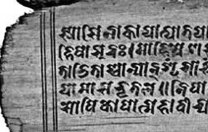
#> input picture Lab8/palmleaf1.png, 208 x 132 px
$ jupyter execute assignment.ipynb
#> lines starting #> are read from the running program, lines starting #| are printed output that depends on the picture; after the words box and inside, x2 and y2 are one past the last pixel; in counts of white or black regions, pixels touching at a corner belong together
## Lab 8: Image Signal Processing
### Otsu's Thresholding

**Ayush Mukund Jamdar EE20B018**

Through this experiment, we aim to implement a global thresholding method on images to obtain a binary image that separates out the foreground and the background. This is a **variance-based** technique.

In class we had proved that the sum of within-class variance (of image intensities) $\sigma^2_w$ and between-class variance $\sigma^2_b$ is the total variance $\sigma^2_T$. We had also proved that since the total variance is independent of threshold $t$, we can either minimize $\sigma^2_w$ or maximize $\sigma^2_b$ to obtain the optimal threshold.

In this implementation, we shall minimize $\sigma^2_w$ to find the best $t$.

Lets start with loading basic functions.

[cell 1]
# Basic Helper Functions

# load modules
import numpy as np
from PIL import Image # for image loading and saving
from IPython.display import display
from matplotlib import pyplot as plt
import matplotlib.cm as cm

# Convert a grayscale png/jpg image to a numpy array
# of ints 0 to 255
def image2array(filename, colour=False):
#> called with filename = 'palmleaf1.png', colour = False
    image = Image.open(filename)
#> image is the input picture: PIL image 208x132 L; min 0, max 255, mean 129.9

    if colour:
        image = image.convert('L')
        image = image.resize((800, 500))
        # convert to black and white

    return np.array(image)

# Save a 2D numpy array as an image in jpg/png
def saveArrAsImage(image_array, filepath, file_format):
    image = Image.fromarray(image_array)
    # image.show()
    image.save(filepath, file_format)
    return

# Display a 2D numpy array as an image in the notebook
def displayImageArray(image_array):
    image = Image.fromarray(image_array)
    display(image)

Here is the Otsu's Thresholding Algorithm.

Foreground and background pixel intensity variations are calculated. A weighted averaged, for the number of points in those classes is finally, the within-class variance $\sigma^2_w$.

$$\sigma^2_w(t) = w_{bg}(t) \sigma^2_{bg}(t) + w_{fg}(t) \sigma^2_{fg}(t)$$

[cell 2]
def find_otsu_threshold(image_mat):
    '''
    implementation of the Otsu Algorithm

    inputs: 2D image matrix, grayscale 8-bit int

    output: optimal threshold
    '''
    # this is an exhaustive 1D search

    # a dictionary to store variances for all thresholds
    vars_dict = {}

    # the optimal threshold can be anywhere from 0 to 255
    thresholds = np.arange(256)

    for t in thresholds:
        # find foreground and background pixel indices
        # for this threshold
        fg_pixels = np.where(image_mat > t)
        bg_pixels = np.where(image_mat <= t)

        # calcuate weights
        w_bg = np.sum(bg_pixels) / image_mat.size
        w_fg = np.sum(fg_pixels) / image_mat.size

        # calculate intra-class variance
        var_fg = np.var(image_mat[fg_pixels])
        var_bg = np.var(image_mat[bg_pixels])

        # calculate within-class variance
        var = w_bg * var_bg + w_fg * var_fg

        # add to dictionary
        vars_dict[t] = var
#> this loop made 256 passes
#> (fg_pixels, bg_pixels, w_bg, w_fg, var_fg, var_bg, var) on passes 1 to 3: (27450 positions, rows 0 to 131, columns 0 to 207, ([0, 2, 3, 5, 7, 7], [18, 22, 23, 30, 31, 32]), 0.00656, 169, 3430.4, 0, 579721.1), (27428 positions, rows 0 to 131, columns 0 to 207, 28 positions, rows 0 to 111, columns 1 to 147, 0.0647, 168.9, 3419.8, 0.168, 577731.2), (27385 positions, rows 0 to 131, columns 0 to 207, 71 positions, rows 0 to 111, columns 1 to 181, 0.259, 168.7, 3399.4, 0.419, 573620.7)
#> after the loop, vars_dict = 256 items

    # find the least variance
    # exploit the fact that the keys will be equal to the indices
    # of arrayed values as t goes from 0 to 255
    vars_list = list(vars_dict.values())
#> vars_list = 256 items, first 6: 579721.1, 577731.2, 573620.7, 570182.3, 563217, 552130.5
    t_min_var = vars_list.index(min(vars_list))
#> t_min_var = 104

    return t_min_var

[cell 3]
def show_thresholded_image(image_mat, threshold):
    thresholded_image = np.zeros_like(image_mat).astype(np.uint8)
    thresholded_image[np.where(image_mat > threshold)] = 255
    displayImageArray(thresholded_image)
    return

Let's see the images and perform thresholding.

#### Image 1

[cell 4]
# image 1
image_1 = image2array('palmleaf1.png')
displayImageArray(image_1)

[cell 5]
t1 = find_otsu_threshold(image_1)
#> t1 = 104
print("Threshold = ", t1)
#| Threshold =  104
show_thresholded_image(image_1, t1)
#> in displayImageArray (call 2), `image = Image.fromarray(image_array)`:
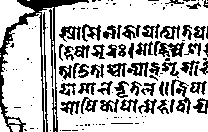
#> image: PIL image 208x132 L; 72.6% white; 129 black regions (74 under 20 px), largest, box (x1, y1, x2, y2) and area: (0, 0, 89, 132) 1732, (154, 41, 185, 57) 271, (171, 79, 191, 114) 262

#### Image 2

[cell 6]
# image 2
image_2 = image2array('palmleaf2.png')
#> call 2 of image2array, with filename = 'palmleaf2.png', colour = False
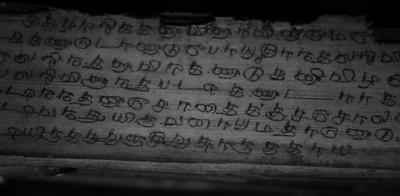
#> input picture Lab8/palmleaf2.png, 400 x 196 px
#> in image2array, image is the input picture: PIL image 400x196 L; min 0, max 125, mean 49.7
displayImageArray(image_2)

[cell 7]
t2 = find_otsu_threshold(image_2)
#> the loop in find_otsu_threshold (call 2), `for t in thresholds:` made 256 passes
#> (fg_pixels, bg_pixels, w_bg, w_fg, var_fg, var_bg, var) on passes 1 to 3: (76910 positions, rows 0 to 195, columns 0 to 399, 1490 positions, rows 0 to 24, columns 6 to 399, 5.09, 291.9, 781.9, 0, 228246.4), (73740 positions, rows 0 to 195, columns 0 to 399, 4660 positions, rows 0 to 41, columns 0 to 399, 14.85, 282.1, 704.9, 0.218, 198875.8), (72978 positions, rows 0 to 195, columns 0 to 399, 5422 positions, rows 0 to 195, columns 0 to 399, 17.29, 279.7, 685, 0.397, 191597.4)
print("Threshold = ", t2)
#| Threshold =  50
show_thresholded_image(image_2, t2)
#> in displayImageArray (call 4), `image = Image.fromarray(image_array)`:
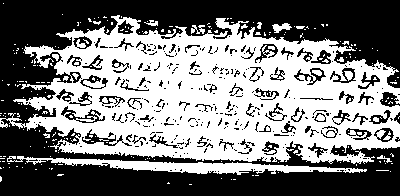
#> image: PIL image 400x196 L; 48.8% white; 228 white regions (208 under 20 px), largest, box (x1, y1, x2, y2) and area: (0, 15, 400, 164) 34521, (7, 156, 367, 175) 2365, (272, 23, 292, 33) 111
